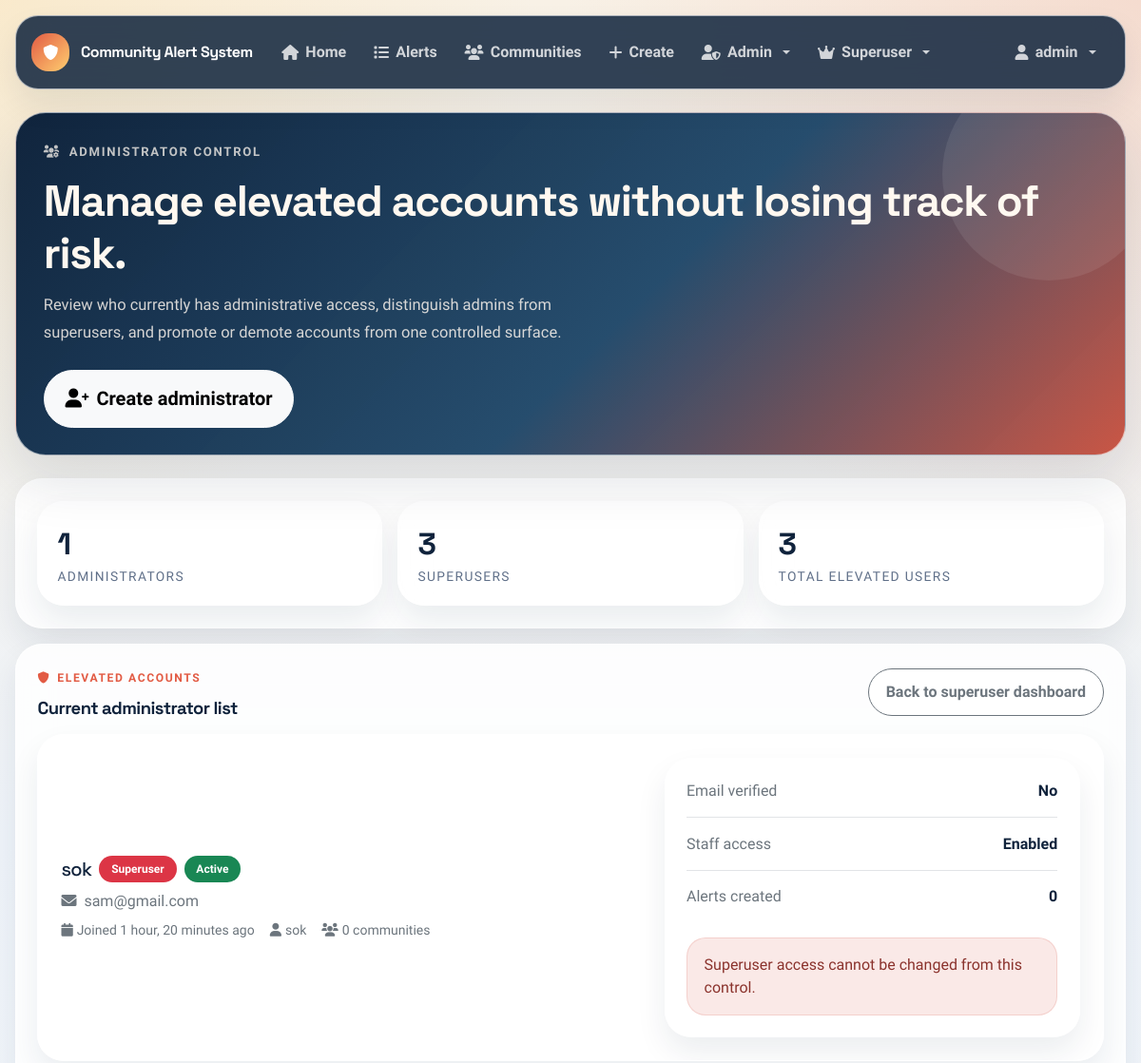
The page /superuser/admins/ (signed in, upper part) on the database as committed earlier.
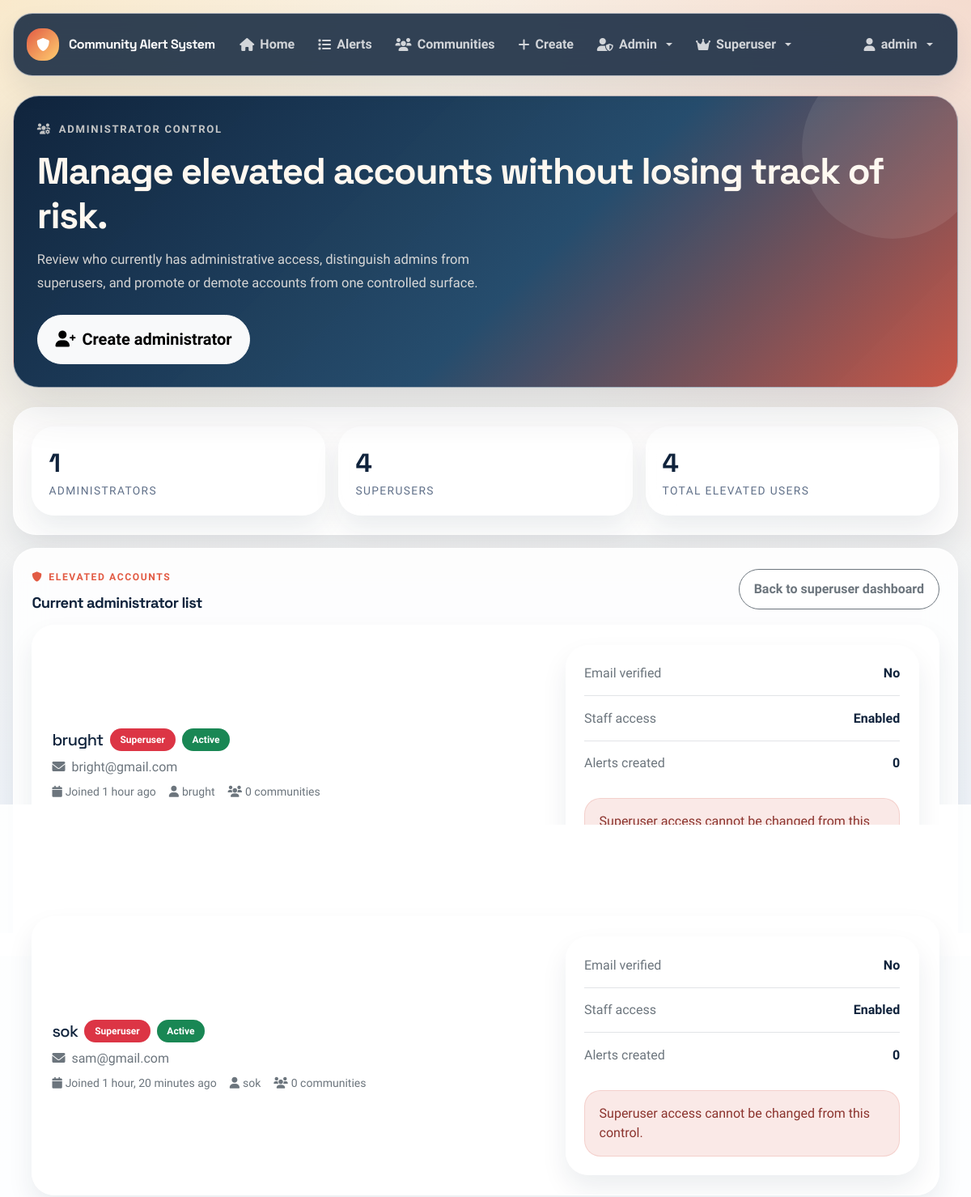
The same page on the database as committed later.
### community/models.py (models this page shows, shortened)
class CustomUser(AbstractUser):
    ROLE_CHOICES = [
        ('member', 'Community Member'),
        ('moderator', 'Moderator'),
        ('admin', 'Administrator'),
    ]
    email = models.EmailField(unique=True)
    phone_number = models.CharField(max_length=20, blank=True)
    role = models.CharField(max_length=10, choices=ROLE_CHOICES, default='member')
    communities = models.ManyToManyField(Community, related_name='members', blank=True)
    email_verified = models.BooleanField(default=False)
    email_verification_token = models.CharField(max_length=100, blank=True)
    email_notifications = models.BooleanField(default=True)
    push_notifications = models.BooleanField(default=True)
    created_at = models.DateTimeField(auto_now_add=True)
    updated_at = models.DateTimeField(auto_now=True)
    USERNAME_FIELD = 'email'
    REQUIRED_FIELDS = ['username']

### community/views.py (the view)
# urls.py: path('superuser/admins/', views.manage_admin_users, name='manage_admin_users'),
@login_required
@user_passes_test(is_superuser)
def manage_admin_users(request):
    admins = CustomUser.objects.filter(
        models.Q(role='admin') | models.Q(is_superuser=True)
    ).order_by('-date_joined')
    context = {
        'admins': admins,
        'total_admins': admins.filter(role='admin').count(),
        'total_superusers': admins.filter(is_superuser=True).count(),
    }
    return render(request, 'community/admin/manage_admin_users.html', context)

### community/context_processors.py (called while the page is built)
def settings_context(request):
    return {
        'settings': {
            'GOOGLE_MAPS_API_KEY': settings.GOOGLE_MAPS_API_KEY,
            'DEFAULT_MAP_CENTER_LAT': settings.DEFAULT_MAP_CENTER_LAT,
            'DEFAULT_MAP_CENTER_LNG': settings.DEFAULT_MAP_CENTER_LNG,
            'DEFAULT_MAP_ZOOM': settings.DEFAULT_MAP_ZOOM,
        },
        'FIREBASE_CONFIG': settings.FIREBASE_CONFIG,
        'VAPID_KEY': settings.VAPID_KEY,
    }

### community/views.py (called while the page is built)
def is_superuser(user):
    return user.is_authenticated and user.is_superuser

### community/templates/community/admin/manage_admin_users.html (shortened to what this page needs)
{% extends 'base.html' %}
{% block content %}
<section class="page-head">
    <div class="page-kicker"><i class="fas fa-users-cog"></i> Administrator Control</div>
    <h1 class="page-title">Manage elevated accounts without losing track of risk.</h1>
    <p class="page-subtitle">Review who currently has administrative access, distinguish admins from superusers, and promote or demote accounts from one controlled surface.</p>
    <div class="mt-4">
        <a href="{% url 'create_admin_user' %}" class="btn btn-light btn-lg"><i class="fas fa-user-plus me-2"></i>Create administrator</a>
    </div>
</section>
<div class="stack-md">
    <section class="surface-panel">
        <div class="metric-grid">
            <div class="surface-stat">
                <div class="metric-value">{{ total_admins }}</div>
                <div class="metric-label">Administrators</div>
            </div>
            <div class="surface-stat">
                <div class="metric-value">{{ total_superusers }}</div>
                <div class="metric-label">Superusers</div>
            </div>
            <div class="surface-stat">
                <div class="metric-value">{{ admins.count }}</div>
                <div class="metric-label">Total elevated users</div>
            </div>
        </div>
    </section>
    <section class="surface-panel">
        <div class="d-flex justify-content-between align-items-center flex-wrap gap-3 mb-3">
            <div>
                <div class="eyebrow"><i class="fas fa-shield-alt"></i> Elevated Accounts</div>
                <h2 class="section-title mb-0">Current administrator list</h2>
            </div>
            <a href="{% url 'superuser_dashboard' %}" class="btn btn-outline-secondary">Back to superuser dashboard</a>
        </div>
        {% if admins %}
        <div class="stack-md">
            {% for admin in admins %}
            <div class="surface-card">
                <div class="card-body p-4">
                    <div class="row g-3 align-items-center">
                        <div class="col-lg-7">
                            <div class="d-flex flex-wrap align-items-center gap-2 mb-2">
                                <h3 class="h5 mb-0">{{ admin.get_full_name|default:admin.username }}</h3>
                                {% if admin.is_superuser %}
                                <span class="badge bg-danger">Superuser</span>
                                {% endif %}
                                {% if admin.is_active %}
                                <span class="badge bg-success">Active</span>
                                {% else %}
                                <span class="badge bg-secondary">Inactive</span>
                                {% endif %}
                            </div>
                            <div class="text-muted mb-2">
                                <i class="fas fa-envelope me-2"></i>{{ admin.email }}
                            </div>
                            <div class="d-flex flex-wrap gap-3 text-muted small">
                                <span><i class="fas fa-calendar me-1"></i>Joined {{ admin.date_joined|timesince }} ago</span>
                                <span><i class="fas fa-user me-1"></i>{{ admin.username }}</span>
                                <span><i class="fas fa-users me-1"></i>{{ admin.communities.count }} communit{{ admin.communities.count|pluralize:"y,ies" }}</span>
                            </div>
                        </div>
                        <div class="col-lg-5">
                            <div class="surface-panel h-100">
                                <div class="table-like-list">
                                    <div class="row-item pt-0">
                                        <span class="text-muted">Email verified</span>
                                        <strong>{% if admin.email_verified %}Yes{% else %}No{% endif %}</strong>
                                    </div>
                                    <div class="row-item">
                                        <span class="text-muted">Staff access</span>
                                        <strong>{% if admin.is_staff %}Enabled{% else %}Disabled{% endif %}</strong>
                                    </div>
                                    <div class="row-item">
                                        <span class="text-muted">Alerts created</span>
                                        <strong>{{ admin.created_alerts.count }}</strong>
                                    </div>
                                </div>
                                <div class="d-flex gap-2 mt-3">
                                    {% if not admin.is_superuser %}
                                    <form method="post" action="{% url 'toggle_admin_status' admin.id %}" class="w-100">
                                        {% csrf_token %}
                                        <button
                                            type="submit"
                                            class="btn {% if admin.role == 'admin' %}btn-outline-warning{% else %}btn-outline-success{% endif %} w-100"
                                            onclick="return confirm('Are you sure you want to {% if admin.role == 'admin' %}remove{% else %}grant{% endif %} admin privileges {% if admin.role == 'admin' %}for{% else %}to{% endif %} {{ admin.username }}?')">
                                            {% if admin.role == 'admin' %}
                                            Remove admin access
                                            {% else %}
                                            Grant admin access
                                            {% endif %}
                                        </button>
                                    </form>
                                    {% else %}
                                    <div class="danger-note w-100 mb-0">Superuser access cannot be changed from this control.</div>
                                    {% endif %}
                                </div>
                            </div>
                        </div>
                    </div>
                </div>
            </div>
            {% endfor %}
        </div>
        {% endif %}
    </section>
</div>
{% endblock %}

### community/templates/base.html (shortened to what this page needs)
<!DOCTYPE html>
<html lang="en">
<head>
    {% load static %}
    <link href="https://cdn.jsdelivr.net/npm/bootstrap@5.1.3/dist/css/bootstrap.min.css" rel="stylesheet">
    <link rel="stylesheet" href="https://cdnjs.cloudflare.com/ajax/libs/font-awesome/6.0.0/css/all.min.css">
</head>
<body>
    <div class="app-shell">
        <div class="app-nav-wrap">
            <nav class="navbar navbar-expand-lg navbar-dark app-nav">
                <div class="container-fluid px-0">
                    <a class="navbar-brand" href="{% url 'home' %}">
                        <span class="brand-badge"><i class="fas fa-shield-alt"></i></span>
                        <span>Community Alert System</span>
                    </a>
                    <div class="collapse navbar-collapse" id="navbarNav">
                        <ul class="navbar-nav me-auto">
                            <li class="nav-item"><a class="nav-link" href="{% url 'home' %}"><i class="fas fa-house"></i> Home</a></li>
                            <li class="nav-item"><a class="nav-link" href="{% url 'alert_list' %}"><i class="fas fa-list"></i> Alerts</a></li>
                            {% if user.is_authenticated %}
                            <li class="nav-item"><a class="nav-link" href="{% url 'my_community_alerts' %}"><i class="fas fa-users"></i> Communities</a></li>
                            <li class="nav-item"><a class="nav-link" href="{% url 'create_alert' %}"><i class="fas fa-plus"></i> Create</a></li>
                            {% if user.role == 'admin' %}
                            <li class="nav-item dropdown">
                                <a class="nav-link dropdown-toggle" href="#" id="adminDropdown" role="button" data-bs-toggle="dropdown">
                                    <i class="fas fa-user-shield"></i> Admin
                                </a>
                            </li>
                            {% endif %}
                            {% if user.is_superuser %}
                            <li class="nav-item dropdown">
                                <a class="nav-link dropdown-toggle" href="#" id="superuserDropdown" role="button" data-bs-toggle="dropdown">
                                    <i class="fas fa-crown"></i> Superuser
                                </a>
                            </li>
                            {% endif %}
                            {% endif %}
                        </ul>
                        <ul class="navbar-nav">
                            {% if user.is_authenticated %}
                            <li class="nav-item dropdown">
                                <a class="nav-link dropdown-toggle" href="#" id="navbarDropdown" role="button" data-bs-toggle="dropdown">
                                    <i class="fas fa-user"></i> {{ user.username }}
                                </a>
                            </li>
                            {% else %}
                            <li class="nav-item"><a class="nav-link" href="{% url 'login' %}"><i class="fas fa-sign-in-alt"></i> Login</a></li>
                            <li class="nav-item"><a class="nav-link" href="{% url 'register' %}"><i class="fas fa-user-plus"></i> Register</a></li>
                            {% endif %}
                        </ul>
                    </div>
                </div>
            </nav>
        </div>
        <main class="app-main">
            {% block content %}{% endblock %}
        </main>
    </div>
</body>
</html>

Rows that differ between the two databases and show on the page:
added CustomUser: get_full_name "brught", is_superuser "Superuser", is_active "Active", email "bright@gmail.com", date_joined "1 hour", username "brught", communities.count "0", email_verified "No", is_staff "Enabled", created_alerts.count "0", shows "Superuser access cannot be changed from this control."
Other text that changed with them:
{{ total_superusers }}: "3" → "4"
{{ admins.count }}: "3" → "4"
